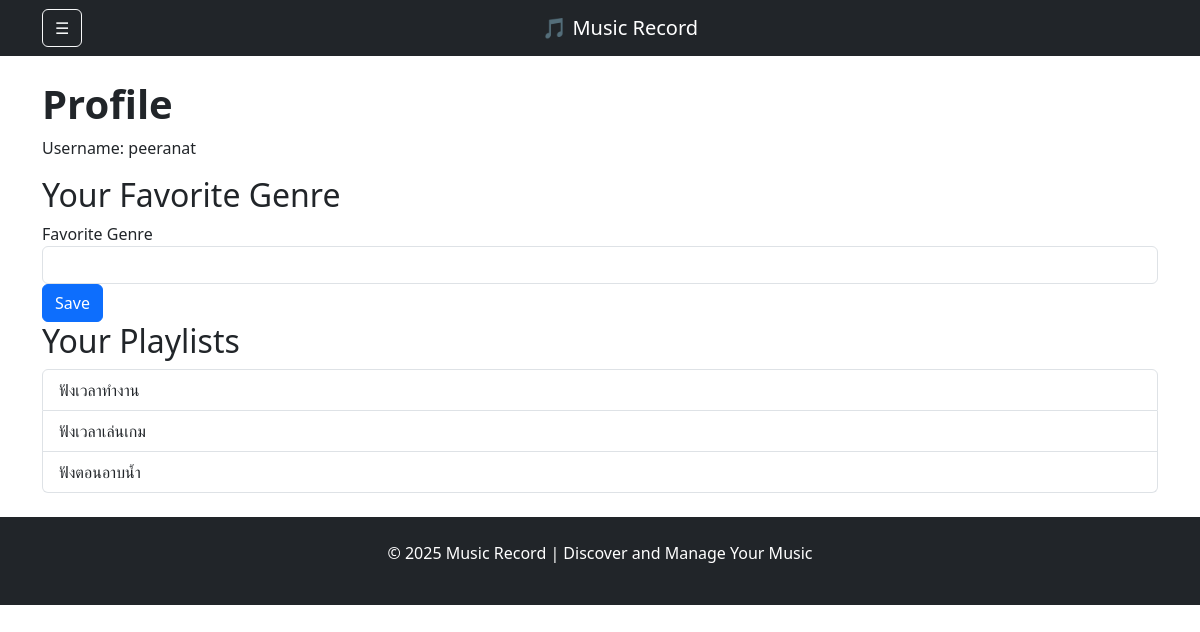
The page /update_favorite_genre (signed in) on the database its author committed.
### app/models.py (models this page shows)
class User(db.Model, UserMixin):
    id = db.Column(db.Integer, primary_key=True)
    username = db.Column(db.String(50), unique=True, nullable=False)
    password = db.Column(db.String(100), nullable=False)
    favorite_genre = db.Column(db.String(50))  # เพิ่มฟิลด์แนวเพลงที่ชอบ
    playlists = db.relationship('Playlist', backref='user', lazy=True)

class Playlist(db.Model):
    id = db.Column(db.Integer, primary_key=True)
    name = db.Column(db.String(100), nullable=False)
    user_id = db.Column(db.Integer, db.ForeignKey('user.id'), nullable=False)
    songs = db.relationship('Song', secondary=playlist_song, back_populates='playlists')

### app/routes.py (the view)
@auth_routes.route('/update_favorite_genre', methods=['GET', 'POST'])
@login_required
def update_favorite_genre():
    form = FavoriteGenreForm()
    if form.validate_on_submit():
        current_user.favorite_genre = form.favorite_genre.data
        db.session.commit()
        flash('Favorite genre updated!', 'success')
        return redirect(url_for('auth.profile'))
    return render_template('profile.html', form=form)

### app/forms.py
class FavoriteGenreForm(FlaskForm):
    favorite_genre = StringField('Favorite Genre', validators=[DataRequired()])
    submit = SubmitField('Save')

### app/models.py (called while the page is built)
@login_manager.user_loader
def load_user(user_id):
    return User.query.get(int(user_id))

### app/templates/profile.html (shortened to what this page needs)
{% extends "base.html" %}
{% block content %}
<h1><strong>Profile</strong></h1>
<p>Username: {{ current_user.username }}</p>
<h2>Your Favorite Genre</h2>
<form method="POST" action="{{ url_for('auth.update_favorite_genre') }}">
    <div class="form-group">
        {{ form.favorite_genre.label }} {{ form.favorite_genre(class="form-control") }}
    </div>
    <div class="form-group">
        {{ form.submit(class="btn btn-primary") }}
    </div>
</form>
<h2>Your Playlists</h2>
<ul class="list-group">
    {% for playlist in current_user.playlists %}
    <li class="list-group-item">{{ playlist.name }}</li>
    {% endfor %}
</ul>
{% endblock %}

### rows shown on the page
User: username "peeranat"
Playlist: name "ฟังเวลาทำงาน"
Playlist: name "ฟังเวลาเล่นเกม"
Playlist: name "ฟังตอนอาบน้ำ"
